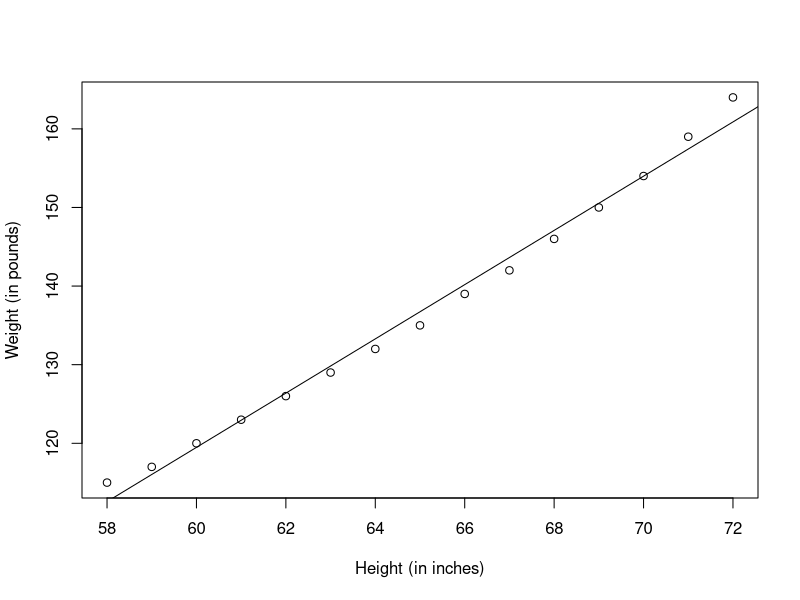
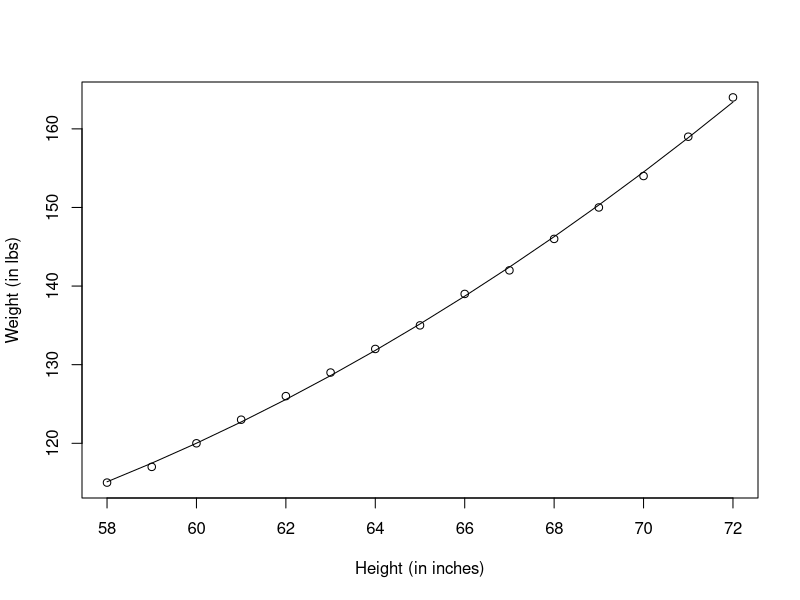
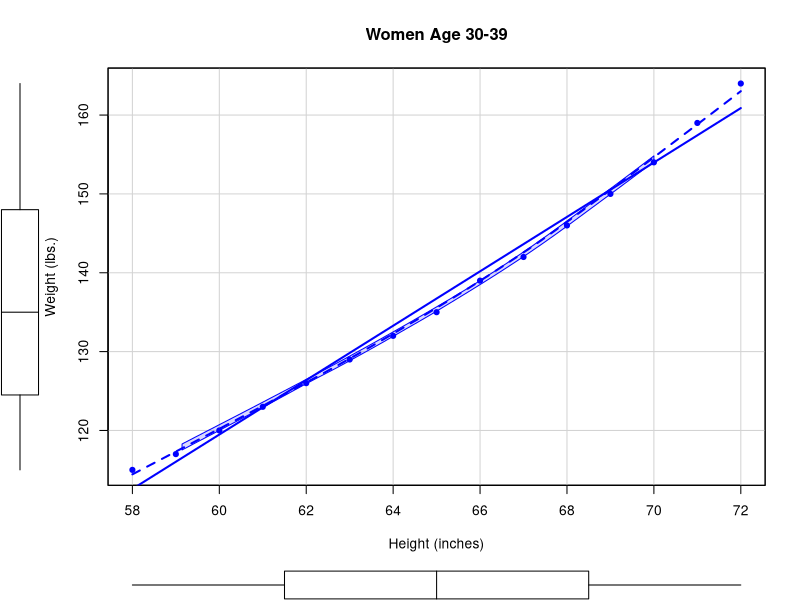
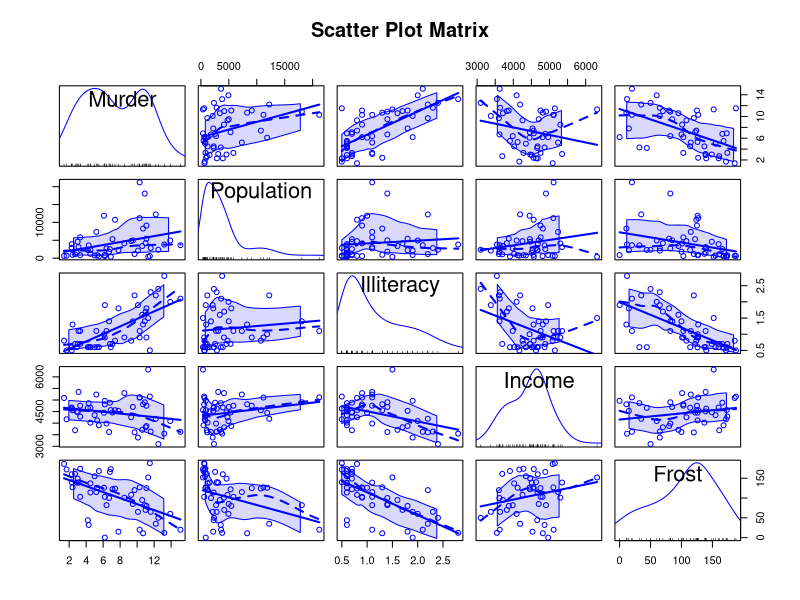
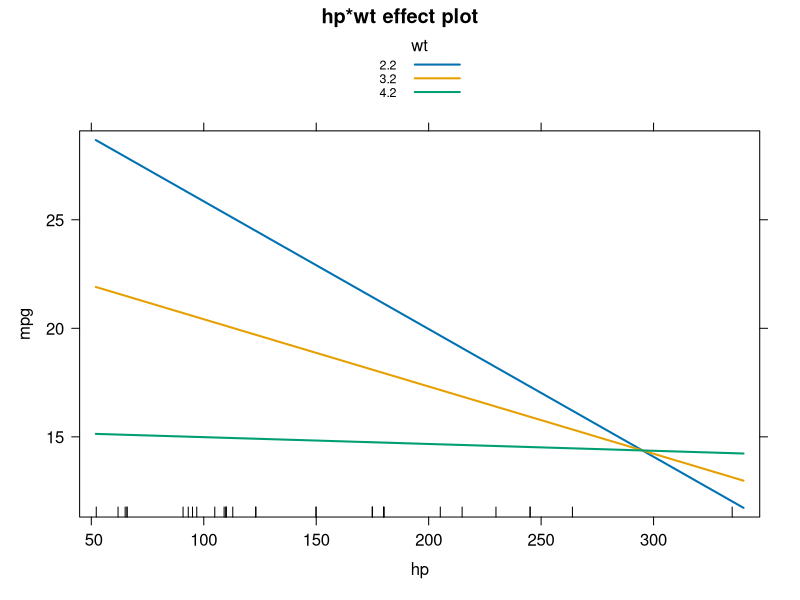

Recreate these plots in R, in order.


fit <- lm(weight ~ height, data=women)

summary(fit)

head(women)
?women

women$weight
fitted(fit)

residuals(fit)
plot(women$height,women$weight,
     xlab="Height (in inches)",
     ylab="Weight (in pounds)")
abline(fit)

fit2 <- lm(weight ~ height + I(height^2), data=women)
summary(fit2)
plot(women$height,women$weight,
     xlab="Height (in inches)",
     ylab="Weight (in lbs)")
lines(women$height,fitted(fit2))


library(car)
scatterplot(weight ~ height, data=women,
            spread=FALSE, smoother.args=list(lty=2), pch=19,
            main="Women Age 30-39",
            xlab="Height (inches)",
            ylab="Weight (lbs.)")



states <- as.data.frame(state.x77[,c("Murder", "Population",
                                     "Illiteracy", "Income", "Frost")])
cor(states)
scatterplotMatrix(states, spread=FALSE, smoother.args=list(lty=2),
                  main="Scatter Plot Matrix")
fit <- lm(Murder ~ Population + Illiteracy + Income + Frost,
          data=states)
summary(fit)


fit <- lm(mpg ~ hp + wt + hp:wt, data=mtcars)
summary(fit)


install.packages("effects")
library(effects)
plot(effect("hp:wt", fit,, list(wt=c(2.2,3.2,4.2))), multiline=TRUE)
